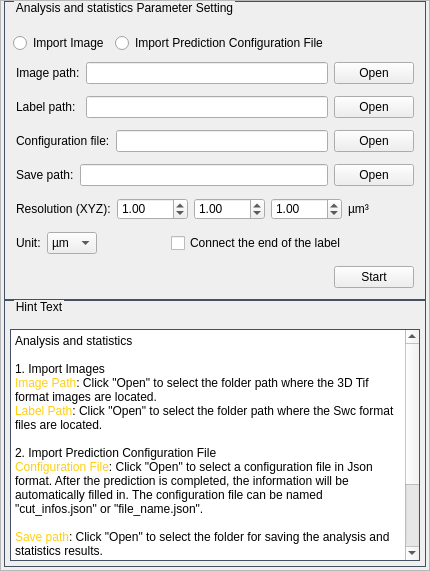
            <widget class="QFrame" name="StatisticsWidget">
             <property name="sizePolicy">
              <sizepolicy hsizetype="Expanding" vsizetype="Expanding">
               <horstretch>1</horstretch>
               <verstretch>0</verstretch>
              </sizepolicy>
             </property>
             <property name="minimumSize">
              <size>
               <width>430</width>
               <height>0</height>
              </size>
             </property>
             <property name="styleSheet">
              <string notr="true">QWidget#StatisticsWidget {
	border: 1px solid rgb(70,80,100);
}</string>
             </property>
             <property name="frameShape">
              <enum>QFrame::StyledPanel</enum>
             </property>
             <property name="frameShadow">
              <enum>QFrame::Raised</enum>
             </property>
             <layout class="QVBoxLayout" name="verticalLayout_40">
              <property name="leftMargin">
               <number>0</number>
              </property>
              <property name="topMargin">
               <number>0</number>
              </property>
              <property name="rightMargin">
               <number>0</number>
              </property>
              <property name="bottomMargin">
               <number>0</number>
              </property>
              <item>
               <layout class="QVBoxLayout" name="Statistics_verticalLayout">
                <property name="spacing">
                 <number>0</number>
                </property>
                <item>
                 <widget class="QWidget" name="statistics_func_widget" native="true">
                  <property name="sizePolicy">
                   <sizepolicy hsizetype="Preferred" vsizetype="Preferred">
                    <horstretch>0</horstretch>
                    <verstretch>5</verstretch>
                   </sizepolicy>
                  </property>
                  <layout class="QVBoxLayout" name="verticalLayout_46">
                   <property name="leftMargin">
                    <number>3</number>
                   </property>
                   <property name="topMargin">
                    <number>0</number>
                   </property>
                   <property name="rightMargin">
                    <number>3</number>
                   </property>
                   <property name="bottomMargin">
                    <number>0</number>
                   </property>
                   <item>
                    <widget class="QGroupBox" name="statistics_func_groupBox">
                     <property name="styleSheet">
                      <string notr="true">QGroupBox#statistics_func_groupBox
{
	border: 1px solid rgb(70,80,100);
	margin-top: 3.0ex;
}
QGroupBox#statistics_func_groupBox::title
{
	subcontrol-origin:margin;
	left: 10px;
}</string>
                     </property>
                     <property name="title">
                      <string>Analysis and statistics Parameter Setting</string>
                     </property>
                     <layout class="QVBoxLayout" name="verticalLayout_50">
                      <property name="leftMargin">
                       <number>3</number>
                      </property>
                      <property name="rightMargin">
                       <number>3</number>
                      </property>
                      <property name="bottomMargin">
                       <number>3</number>
                      </property>
                      <item>
                       <layout class="QVBoxLayout" name="verticalLayout_48">
                        <property name="leftMargin">
                         <number>3</number>
                        </property>
                        <property name="topMargin">
                         <number>3</number>
                        </property>
                        <property name="rightMargin">
                         <number>3</number>
                        </property>
                        <property name="bottomMargin">
                         <number>3</number>
                        </property>
                        <item>
                         <layout class="QHBoxLayout" name="horizontalLayout">
                          <item>
                           <widget class="QRadioButton" name="import_img_radioButton">
                            <property name="text">
                             <string>Import Image</string>
                            </property>
                           </widget>
                          </item>
                          <item>
                           <widget class="QRadioButton" name="import_cfg_radioButton">
                            <property name="text">
                             <string>Import Prediction Configuration File</string>
                            </property>
                           </widget>
                          </item>
                          <item>
                           <spacer name="horizontalSpacer_2">
                            <property name="orientation">
                             <enum>Qt::Horizontal</enum>
                            </property>
                            <property name="sizeHint" stdset="0">
                             <size>
                              <width>40</width>
                              <height>20</height>
                             </size>
                            </property>
                           </spacer>
                          </item>
                         </layout>
                        </item>
                        <item>
                         <widget class="QWidget" name="input_img_widget" native="true">
                          <layout class="QVBoxLayout" name="verticalLayout_53">
                           <property name="leftMargin">
                            <number>0</number>
                           </property>
                           <property name="topMargin">
                            <number>0</number>
                           </property>
                           <property name="rightMargin">
                            <number>0</number>
                           </property>
                           <property name="bottomMargin">
                            <number>0</number>
                           </property>
                           <item>
                            <layout class="QGridLayout" name="gridLayout_9">
                             <property name="leftMargin">
                              <number>3</number>
                             </property>
                             <property name="topMargin">
                              <number>3</number>
                             </property>
                             <property name="rightMargin">
                              <number>3</number>
                             </property>
                             <property name="bottomMargin">
                              <number>3</number>
                             </property>
                             <property name="verticalSpacing">
                              <number>12</number>
                             </property>
                             <item row="0" column="2">
                              <widget class="QPushButton" name="input_img_Button">
                               <property name="text">
                                <string>Open</string>
                               </property>
                              </widget>
                             </item>
                             <item row="1" column="1">
                              <widget class="QLineEdit" name="input_swc_lineEdit"/>
                             </item>
                             <item row="1" column="0">
                              <widget class="QLabel" name="label_28">
                               <property name="text">
                                <string>Label path:</string>
                               </property>
                              </widget>
                             </item>
                             <item row="1" column="2">
                              <widget class="QPushButton" name="input_swc_Button">
                               <property name="text">
                                <string>Open</string>
                               </property>
                              </widget>
                             </item>
                             <item row="0" column="0">
                              <widget class="QLabel" name="label_27">
                               <property name="text">
                                <string>Image path:</string>
                               </property>
                              </widget>
                             </item>
                             <item row="0" column="1">
                              <widget class="QLineEdit" name="input_img_lineEdit"/>
                             </item>
                            </layout>
                           </item>
                          </layout>
                         </widget>
                        </item>
                        <item>
                         <widget class="QWidget" name="input_cfg_widget" native="true">
                          <layout class="QVBoxLayout" name="verticalLayout_52">
                           <property name="leftMargin">
                            <number>0</number>
                           </property>
                           <property name="topMargin">
                            <number>0</number>
                           </property>
                           <property name="rightMargin">
                            <number>0</number>
                           </property>
                           <property name="bottomMargin">
                            <number>0</number>
                           </property>
                           <item>
                            <layout class="QGridLayout" name="gridLayout_10">
                             <property name="leftMargin">
                              <number>3</number>
                             </property>
                             <property name="topMargin">
                              <number>3</number>
                             </property>
                             <property name="rightMargin">
                              <number>3</number>
                             </property>
                             <property name="bottomMargin">
                              <number>3</number>
                             </property>
                             <property name="verticalSpacing">
                              <number>12</number>
                             </property>
                             <item row="0" column="0">
                              <widget class="QLabel" name="label_30">
                               <property name="text">
                                <string>Configuration file:</string>
                               </property>
                              </widget>
                             </item>
                             <item row="0" column="1">
                              <widget class="QLineEdit" name="input_cfg_lineEdit"/>
                             </item>
                             <item row="0" column="2">
                              <widget class="QPushButton" name="input_cfg_Button">
                               <property name="text">
                                <string>Open</string>
                               </property>
                              </widget>
                             </item>
                            </layout>
                           </item>
                          </layout>
                         </widget>
                        </item>
                        <item>
                         <layout class="QGridLayout" name="gridLayout_12">
                          <property name="leftMargin">
                           <number>3</number>
                          </property>
                          <property name="topMargin">
                           <number>3</number>
                          </property>
                          <property name="rightMargin">
                           <number>3</number>
                          </property>
                          <property name="bottomMargin">
                           <number>3</number>
                          </property>
                          <property name="verticalSpacing">
                           <number>12</number>
                          </property>
                          <item row="0" column="0">
                           <widget class="QLabel" name="label_32">
                            <property name="text">
                             <string>Save path:</string>
                            </property>
                           </widget>
                          </item>
                          <item row="0" column="1">
                           <widget class="QLineEdit" name="input_save_lineEdit"/>
                          </item>
                          <item row="0" column="2">
                           <widget class="QPushButton" name="input_save_Button">
                            <property name="text">
                             <string>Open</string>
                            </property>
                           </widget>
                          </item>
                         </layout>
                        </item>
                        <item>
                         <layout class="QGridLayout" name="gridLayout_11">
                          <property name="leftMargin">
                           <number>3</number>
                          </property>
                          <property name="topMargin">
                           <number>3</number>
                          </property>
                          <property name="rightMargin">
                           <number>3</number>
                          </property>
                          <property name="bottomMargin">
                           <number>3</number>
                          </property>
                          <property name="verticalSpacing">
                           <number>12</number>
                          </property>
                          <item row="0" column="3">
                           <widget class="QDoubleSpinBox" name="z_resolution_doubleSpinBox">
                            <property name="decimals">
                             <number>2</number>
                            </property>
                            <property name="maximum">
                             <double>9999.000000000000000</double>
                            </property>
                            <property name="value">
                             <double>1.000000000000000</double>
                            </property>
                           </widget>
                          </item>
                          <item row="0" column="1">
                           <widget class="QDoubleSpinBox" name="x_resolution_doubleSpinBox">
                            <property name="decimals">
                             <number>2</number>
                            </property>
                            <property name="maximum">
                             <double>9999.000000000000000</double>
                            </property>
                            <property name="value">
                             <double>1.000000000000000</double>
                            </property>
                           </widget>
                          </item>
                          <item row="0" column="5">
                           <spacer name="horizontalSpacer_14">
                            <property name="orientation">
                             <enum>Qt::Horizontal</enum>
                            </property>
                            <property name="sizeHint" stdset="0">
                             <size>
                              <width>40</width>
                              <height>20</height>
                             </size>
                            </property>
                           </spacer>
                          </item>
                          <item row="0" column="2">
                           <widget class="QDoubleSpinBox" name="y_resolution_doubleSpinBox">
                            <property name="decimals">
                             <number>2</number>
                            </property>
                            <property name="maximum">
                             <double>9999.000000000000000</double>
                            </property>
                            <property name="value">
                             <double>1.000000000000000</double>
                            </property>
                           </widget>
                          </item>
                          <item row="0" column="0">
                           <widget class="QLabel" name="label_31">
                            <property name="text">
                             <string>Resolution (XYZ):</string>
                            </property>
                           </widget>
                          </item>
                          <item row="0" column="4">
                           <widget class="QLabel" name="unit_label">
                            <property name="text">
                             <string>µm³</string>
                            </property>
                           </widget>
                          </item>
                         </layout>
                        </item>
                        <item>
                         <layout class="QHBoxLayout" name="horizontalLayout_18">
                          <property name="leftMargin">
                           <number>3</number>
                          </property>
                          <property name="topMargin">
                           <number>3</number>
                          </property>
                          <property name="rightMargin">
                           <number>3</number>
                          </property>
                          <property name="bottomMargin">
                           <number>3</number>
                          </property>
                          <item>
                           <widget class="QLabel" name="label_29">
                            <property name="text">
                             <string>Unit:</string>
                            </property>
                           </widget>
                          </item>
                          <item>
                           <widget class="QComboBox" name="unit_comboBox">
                            <item>
                             <property name="text">
                              <string>µm</string>
                             </property>
                            </item>
                            <item>
                             <property name="text">
                              <string>mm</string>
                             </property>
                            </item>
                           </widget>
                          </item>
                          <item>
                           <spacer name="horizontalSpacer_17">
                            <property name="orientation">
                             <enum>Qt::Horizontal</enum>
                            </property>
                            <property name="sizeHint" stdset="0">
                             <size>
                              <width>40</width>
                              <height>20</height>
                             </size>
                            </property>
                           </spacer>
                          </item>
                          <item>
                           <widget class="QCheckBox" name="connect_checkBox">
                            <property name="text">
                             <string>Connect the end of the label</string>
                            </property>
                           </widget>
                          </item>
                          <item>
                           <spacer name="horizontalSpacer_18">
                            <property name="orientation">
                             <enum>Qt::Horizontal</enum>
                            </property>
                            <property name="sizeHint" stdset="0">
                             <size>
                              <width>40</width>
                              <height>20</height>
                             </size>
                            </property>
                           </spacer>
                          </item>
                         </layout>
                        </item>
                        <item>
                         <spacer name="verticalSpacer_4">
                          <property name="orientation">
                           <enum>Qt::Vertical</enum>
                          </property>
                          <property name="sizeHint" stdset="0">
                           <size>
                            <width>20</width>
                            <height>40</height>
                           </size>
                          </property>
                         </spacer>
                        </item>
                        <item>
                         <layout class="QHBoxLayout" name="horizontalLayout_16">
                          <property name="leftMargin">
                           <number>3</number>
                          </property>
                          <property name="topMargin">
                           <number>3</number>
                          </property>
                          <property name="rightMargin">
                           <number>3</number>
                          </property>
                          <property name="bottomMargin">
                           <number>3</number>
                          </property>
                          <item>
                           <spacer name="horizontalSpacer_13">
                            <property name="orientation">
                             <enum>Qt::Horizontal</enum>
                            </property>
                            <property name="sizeHint" stdset="0">
                             <size>
                              <width>40</width>
                              <height>20</height>
                             </size>
                            </property>
                           </spacer>
                          </item>
                          <item>
                           <widget class="QPushButton" name="statistics_start_Button">
                            <property name="text">
                             <string>Start</string>
                            </property>
                           </widget>
                          </item>
                         </layout>
                        </item>
                       </layout>
                      </item>
                     </layout>
                    </widget>
                   </item>
                  </layout>
                 </widget>
                </item>
                <item>
                 <widget class="QWidget" name="statistics_info_widget" native="true">
                  <property name="sizePolicy">
                   <sizepolicy hsizetype="Preferred" vsizetype="Preferred">
                    <horstretch>0</horstretch>
                    <verstretch>7</verstretch>
                   </sizepolicy>
                  </property>
                  <layout class="QVBoxLayout" name="verticalLayout_47">
                   <property name="leftMargin">
                    <number>3</number>
                   </property>
                   <property name="topMargin">
                    <number>0</number>
                   </property>
                   <property name="rightMargin">
                    <number>3</number>
                   </property>
                   <property name="bottomMargin">
                    <number>3</number>
                   </property>
                   <item>
                    <widget class="QGroupBox" name="statistics_info_groupBox">
                     <property name="styleSheet">
                      <string notr="true">QGroupBox#statistics_info_groupBox
{
	border: 1px solid rgb(70,80,100);
	margin-top: 3.0ex;
}
QGroupBox#statistics_info_groupBox::title
{
	subcontrol-origin:margin;
	left: 10px;
}</string>
                     </property>
                     <property name="title">
                      <string>Hint Text</string>
                     </property>
                     <layout class="QVBoxLayout" name="verticalLayout_51">
                      <property name="leftMargin">
                       <number>3</number>
                      </property>
                      <property name="rightMargin">
                       <number>3</number>
                      </property>
                      <property name="bottomMargin">
                       <number>3</number>
                      </property>
                      <item>
                       <layout class="QVBoxLayout" name="verticalLayout_49">
                        <item>
                         <widget class="QTextBrowser" name="statistics_info_textBrowser">
                          <property name="styleSheet">
                           <string notr="true">QTextBrowser#statistics_info_textBrowser {
	border: 1px solid rgb(70,80,100);
}</string>
                          </property>
                          <property name="html">
                           <string>&lt;!DOCTYPE HTML PUBLIC &quot;-//W3C//DTD HTML 4.0//EN&quot; &quot;http://www.w3.org/TR/REC-html40/strict.dtd&quot;&gt;
&lt;html&gt;&lt;head&gt;&lt;meta name=&quot;qrichtext&quot; content=&quot;1&quot; /&gt;&lt;style type=&quot;text/css&quot;&gt;
p, li { white-space: pre-wrap; }
&lt;/style&gt;&lt;/head&gt;&lt;body style=&quot; font-family:'微软雅黑'; font-size:9pt; font-weight:400; font-style:normal;&quot;&gt;
&lt;p style=&quot; margin-top:0px; margin-bottom:0px; margin-left:0px; margin-right:0px; -qt-block-indent:0; text-indent:0px;&quot;&gt;Analysis and statistics &lt;/p&gt;
&lt;p style=&quot;-qt-paragraph-type:empty; margin-top:0px; margin-bottom:0px; margin-left:0px; margin-right:0px; -qt-block-indent:0; text-indent:0px;&quot;&gt;&lt;br /&gt;&lt;/p&gt;
&lt;p style=&quot; margin-top:0px; margin-bottom:0px; margin-left:0px; margin-right:0px; -qt-block-indent:0; text-indent:0px;&quot;&gt;1. Import Images&lt;/p&gt;
&lt;p style=&quot; margin-top:0px; margin-bottom:0px; margin-left:0px; margin-right:0px; -qt-block-indent:0; text-indent:0px;&quot;&gt;&lt;span style=&quot; color:#ffcf0f;&quot;&gt;Image Path&lt;/span&gt;: Click &amp;quot;Open&amp;quot; to select the folder path where the 3D Tif format images are located.&lt;/p&gt;
&lt;p style=&quot; margin-top:0px; margin-bottom:0px; margin-left:0px; margin-right:0px; -qt-block-indent:0; text-indent:0px;&quot;&gt;&lt;span style=&quot; color:#ffcf0f;&quot;&gt;Label Path&lt;/span&gt;: Click &amp;quot;Open&amp;quot; to select the folder path where the Swc format files are located. &lt;/p&gt;
&lt;p style=&quot;-qt-paragraph-type:empty; margin-top:0px; margin-bottom:0px; margin-left:0px; margin-right:0px; -qt-block-indent:0; text-indent:0px;&quot;&gt;&lt;br /&gt;&lt;/p&gt;
&lt;p style=&quot; margin-top:0px; margin-bottom:0px; margin-left:0px; margin-right:0px; -qt-block-indent:0; text-indent:0px;&quot;&gt;2. Import Prediction Configuration File&lt;/p&gt;
&lt;p style=&quot; margin-top:0px; margin-bottom:0px; margin-left:0px; margin-right:0px; -qt-block-indent:0; text-indent:0px;&quot;&gt;&lt;span style=&quot; color:#ffcf0f;&quot;&gt;Configuration File&lt;/span&gt;: Click &amp;quot;Open&amp;quot; to select a configuration file in Json format. After the prediction is completed, the information will be automatically filled in. The configuration file can be named &amp;quot;cut_infos.json&amp;quot; or &amp;quot;file_name.json&amp;quot;. &lt;/p&gt;
&lt;p style=&quot;-qt-paragraph-type:empty; margin-top:0px; margin-bottom:0px; margin-left:0px; margin-right:0px; -qt-block-indent:0; text-indent:0px;&quot;&gt;&lt;br /&gt;&lt;/p&gt;
&lt;p style=&quot; margin-top:0px; margin-bottom:0px; margin-left:0px; margin-right:0px; -qt-block-indent:0; text-indent:0px;&quot;&gt;&lt;span style=&quot; color:#ffcf0f;&quot;&gt;Save path&lt;/span&gt;: Click &amp;quot;Open&amp;quot; to select the folder for saving the analysis and statistics results.&lt;/p&gt;
&lt;p style=&quot; margin-top:0px; margin-bottom:0px; margin-left:0px; margin-right:0px; -qt-block-indent:0; text-indent:0px;&quot;&gt;&lt;span style=&quot; color:#ffcf0f;&quot;&gt;Resolution (XYZ)&lt;/span&gt;: The ratio of x, y, and z corresponding to the original image.&lt;/p&gt;
&lt;p style=&quot; margin-top:0px; margin-bottom:0px; margin-left:0px; margin-right:0px; -qt-block-indent:0; text-indent:0px;&quot;&gt;&lt;span style=&quot; color:#ffcf0f;&quot;&gt;Unit&lt;/span&gt;: Set the unit.&lt;/p&gt;
&lt;p style=&quot; margin-top:0px; margin-bottom:0px; margin-left:0px; margin-right:0px; -qt-block-indent:0; text-indent:0px;&quot;&gt;&lt;span style=&quot; color:#ffcf0f;&quot;&gt;Connect the end of the label&lt;/span&gt;: Connect the endpoints of adjacent different tree branches.&lt;/p&gt;
&lt;p style=&quot; margin-top:0px; margin-bottom:0px; margin-left:0px; margin-right:0px; -qt-block-indent:0; text-indent:0px;&quot;&gt;Click &amp;quot;Start&amp;quot; to begin.&lt;/p&gt;
&lt;p style=&quot;-qt-paragraph-type:empty; margin-top:0px; margin-bottom:0px; margin-left:0px; margin-right:0px; -qt-block-indent:0; text-indent:0px;&quot;&gt;&lt;br /&gt;&lt;/p&gt;&lt;/body&gt;&lt;/html&gt;</string>
                          </property>
                         </widget>
                        </item>
                       </layout>
                      </item>
                     </layout>
                    </widget>
                   </item>
                  </layout>
                 </widget>
                </item>
               </layout>
              </item>
             </layout>
            </widget>
